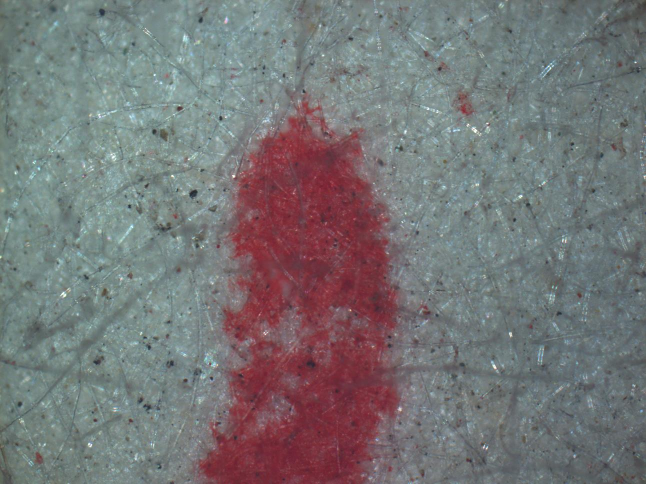
//> input picture data/f2.jpg, 1292 x 968 px (shown at 1/2 size)
$ ./filter_test_main   (built with g++ and OpenCV 4)
//> lines starting //> are read from the running program, lines starting //| are printed output that depends on the picture
### include/gabor_filter.hpp
#include "math.h"
#include "opencv2/highgui/highgui.hpp"
#include "opencv2/imgproc/imgproc.hpp"
#include "opencv2/core/core.hpp"

namespace GaborFilter
{
  // https://en.wikipedia.org/wiki/Gabor_filter
  // 2D Gabor filter is a Gaussian kernel function modulated by a sinusoidal plane wave.
  cv::Mat GaborKernel(double lambda, double theta, double psi, double sigma, double gamma, int kernel_size);
  cv::Mat mkKernel(int ks, double sig, double th, double lm, double ps);
}

### include/util.hpp
#include "opencv2/highgui/highgui.hpp"
#include "opencv2/imgproc/imgproc.hpp"
#include "opencv2/core/core.hpp"
#include "opencv2/gpu/gpu.hpp"
#include <list>

namespace Util
{
  std::pair<int, int> FindIris(cv::Mat& f);
  cv::Mat BoxFilter (float size);
  cv::Mat GradientImage(cv::Mat& f, int width, int height);
  cv::Mat InvertedImage(cv::Mat& f, int width, int height, int threshold);
  void Convolve (cv::Mat& f, double* w, int width, int height, int a, int b);
  void Convolve (cv::Mat& f, cv::Mat& w);
  void Smoothing (cv::Mat& f, double sigma, int width, int height);
  double Degree2Radian(double deg);
  int GetHistInfo(int hist[], int size, bool is_return_index);
  void Array2String(int a[], int size);
};

### gabor_filter.cpp
#include "iostream"
#include "include/util.hpp"
#include <math.h>
#include "include/gabor_filter.hpp"

namespace GaborFilter
{
  // Reimplement the CV kernel, more light-weight
  // Reference: https://github.com/opencv/opencv/blob/2f4e38c8313ff313de7c41141d56d945d91f47cf/modules/imgproc/src/gabor.cpp
  cv::Mat GaborKernel(double lambda, double theta, double psi, double sigma, double gamma, int kernel_size)
  {
    cv::Mat _kernel(kernel_size, kernel_size, CV_32F);
    const int half_size = kernel_size / 2;
    const double cth = cos(theta);
    const double sth = sin(theta);
    const double exp_const = -.5 / (sigma * sigma);
    const double cos_const = 2 * CV_PI / lambda;
    const double gamma_2 = gamma * gamma;
    // Parameters for rotation
    double _theta_x, _theta_y, _ysth, _ycth;

    for (int y = -half_size; y <= half_size; ++y)
    {
      _ysth = y * sth;
      _ycth = y * cth;
      for (int x = -half_size; x <= half_size; ++x)
      {
        _theta_x = x * cth + _ysth;
        _theta_y = -x * sth + _ycth;
        _kernel.at<float>(half_size - y, half_size - x) = (float) exp(exp_const * (_theta_x * _theta_x + gamma_2 * _theta_y * _theta_y )) * cos(cos_const * _theta_x + psi);
        if(half_size - y == 3)
        {
          //std::cout << half_size - y << " " << half_size - x << " " << _kernel.at<float>(half_size - y, half_size - x) << std::endl;
        }
      }
    }
    return _kernel;
  }
}

### test/filter_test_main.cpp
#include "stdio.h"
#include "math.h"
#include "opencv/cv.h"
#include <opencv/highgui.h>
#include <opencv2/objdetect/objdetect.hpp>
#include <opencv2/highgui/highgui.hpp>
#include <opencv2/imgproc/imgproc.hpp>
#include <vector>
#include "../gabor_filter.cpp"
#include "../util.cpp"

using namespace std;
using namespace cv;

  int main()
  {

    while(1)
    {
      cv::Mat in = cv::imread("../data/f2.jpg", 0);          // load grayscale
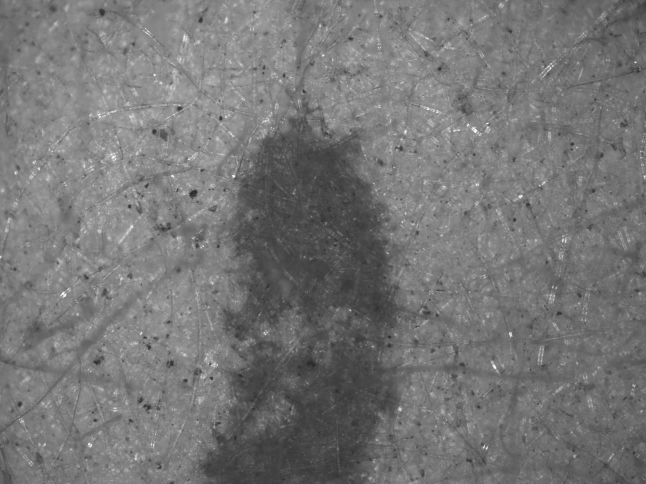
//> in: 968 rows x 1292 cols, CV_8UC1 (shown at 1/2 size); min 38, max 255, mean 117.7
      cv::Mat dest, dest1;
      cv::Mat src_f;
      in.convertTo(src_f, CV_32F);

      int kernel_size = 31;
      double sig = 0.7, th = 0.1, lm = 1.0, gm = 0.02, ps = 0.3;
      cv::Mat kernel = cv::getGaborKernel(cv::Size(kernel_size,kernel_size), sig, th, lm, gm, ps);

      //cv::Mat GaborKernel(double lambda, double theta, double psi, double sigma, double gamma, int kernel_size);

      cv::Mat k = GaborFilter::GaborKernel(lm, th, ps, sig, gm, kernel_size);

      //cout << k << endl;
      //cout << endl;

      //cerr << dest(Rect(30,30,10,10)) << endl; // peek into the data
      cv::filter2D(src_f, dest1, CV_32F, kernel);
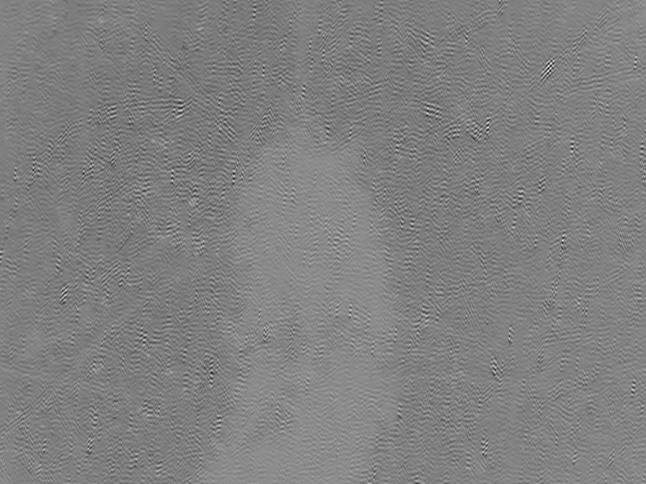
//> dest1: 968 rows x 1292 cols, CV_32FC1 (shown at 1/2 size); min -1042.5, max 657.9, mean -186.4; drawn with min black and max white
//> (the run ends here: the program needs code that is not available in this run, at `Util::Convolve(src_f, kernel, dest);`)
